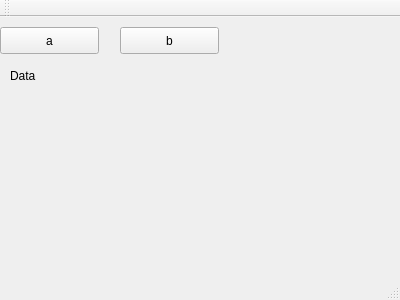
<?xml version="1.0" encoding="UTF-8"?>
<ui version="4.0">
 <class>WindowUSART</class>
 <widget class="QMainWindow" name="WindowUSART">
  <property name="geometry">
   <rect>
    <x>0</x>
    <y>0</y>
    <width>400</width>
    <height>300</height>
   </rect>
  </property>
  <property name="windowTitle">
   <string>WindowUSART</string>
  </property>
  <widget class="QWidget" name="centralWidget">
   <widget class="QPushButton" name="pushButton">
    <property name="geometry">
     <rect>
      <x>0</x>
      <y>10</y>
      <width>99</width>
      <height>27</height>
     </rect>
    </property>
    <property name="text">
     <string>a</string>
    </property>
   </widget>
   <widget class="QPushButton" name="pushButton_2">
    <property name="geometry">
     <rect>
      <x>120</x>
      <y>10</y>
      <width>99</width>
      <height>27</height>
     </rect>
    </property>
    <property name="text">
     <string>b</string>
    </property>
   </widget>
   <widget class="QWidget" name="horizontalLayoutWidget">
    <property name="geometry">
     <rect>
      <x>230</x>
      <y>10</y>
      <width>160</width>
      <height>31</height>
     </rect>
    </property>
    <layout class="QHBoxLayout" name="horizontalLayout">
     <item>
      <widget class="QLabel" name="Sensor1">
       <property name="text">
        <string/>
       </property>
      </widget>
     </item>
     <item>
      <widget class="QLabel" name="Sensor2">
       <property name="text">
        <string/>
       </property>
      </widget>
     </item>
     <item>
      <widget class="QLabel" name="Sensor3">
       <property name="text">
        <string/>
       </property>
      </widget>
     </item>
     <item>
      <widget class="QLabel" name="Sensor4">
       <property name="text">
        <string/>
       </property>
      </widget>
     </item>
     <item>
      <widget class="QLabel" name="Sensor5">
       <property name="text">
        <string/>
       </property>
      </widget>
     </item>
    </layout>
   </widget>
   <widget class="QLabel" name="data">
    <property name="geometry">
     <rect>
      <x>10</x>
      <y>50</y>
      <width>231</width>
      <height>17</height>
     </rect>
    </property>
    <property name="text">
     <string>Data</string>
    </property>
   </widget>
  </widget>
  <widget class="QMenuBar" name="menuBar">
   <property name="geometry">
    <rect>
     <x>0</x>
     <y>0</y>
     <width>400</width>
     <height>25</height>
    </rect>
   </property>
  </widget>
  <widget class="QToolBar" name="mainToolBar">
   <attribute name="toolBarArea">
    <enum>TopToolBarArea</enum>
   </attribute>
   <attribute name="toolBarBreak">
    <bool>false</bool>
   </attribute>
  </widget>
  <widget class="QStatusBar" name="statusBar"/>
 </widget>
 <layoutdefault spacing="6" margin="11"/>
 <resources/>
 <connections/>
</ui>
